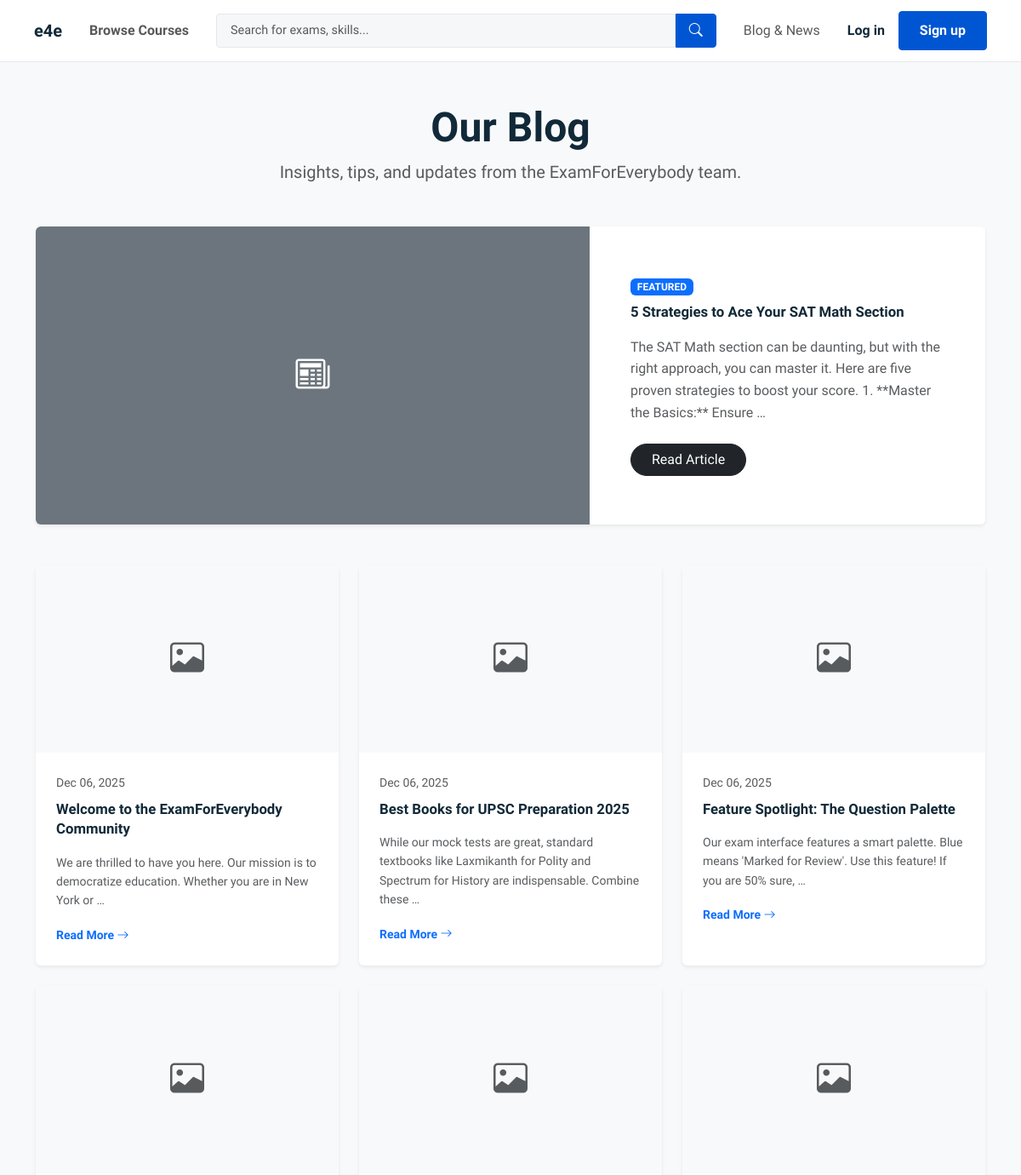
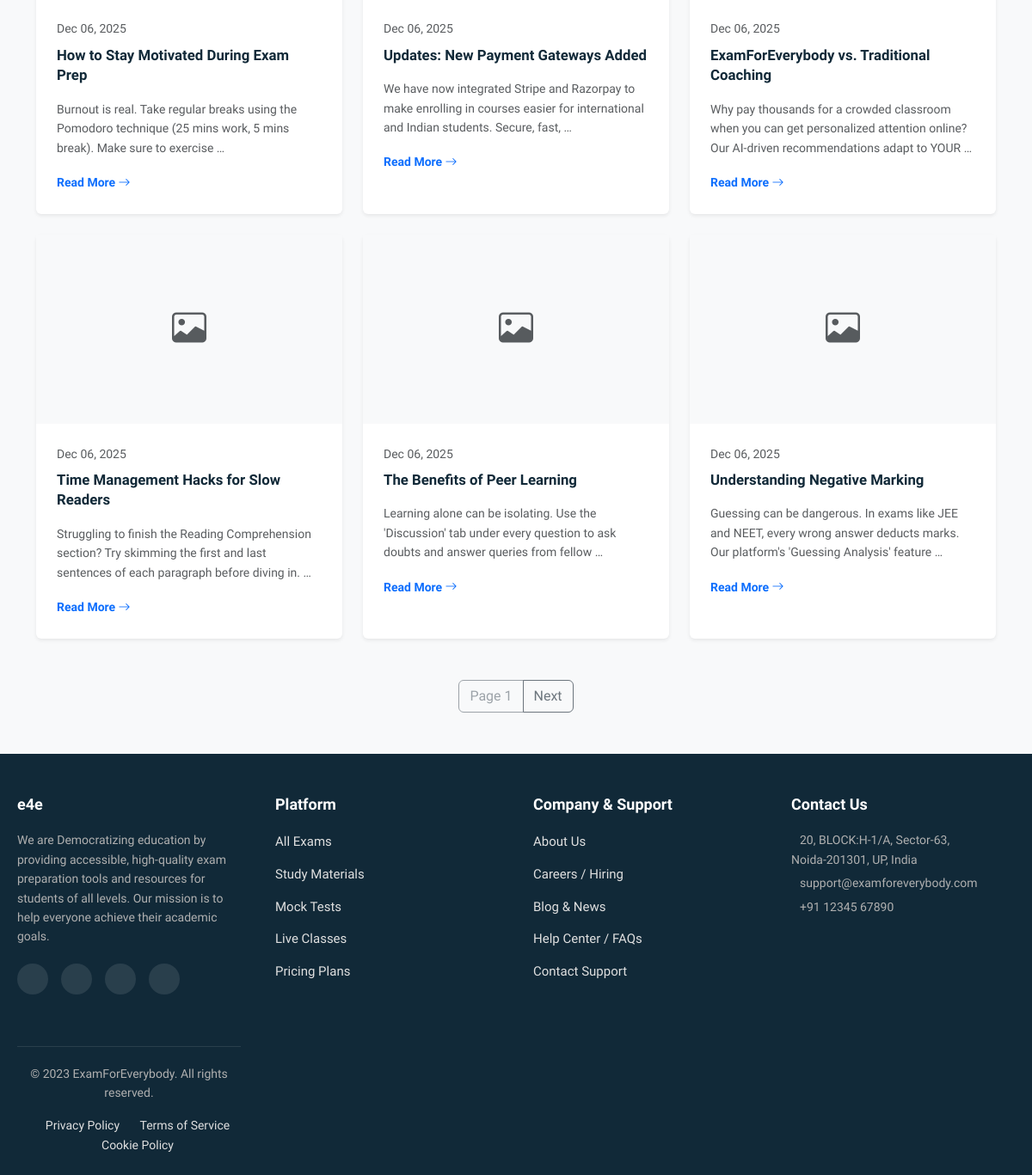
The page /blog/ on the database as committed earlier (2 pictures, top to bottom).
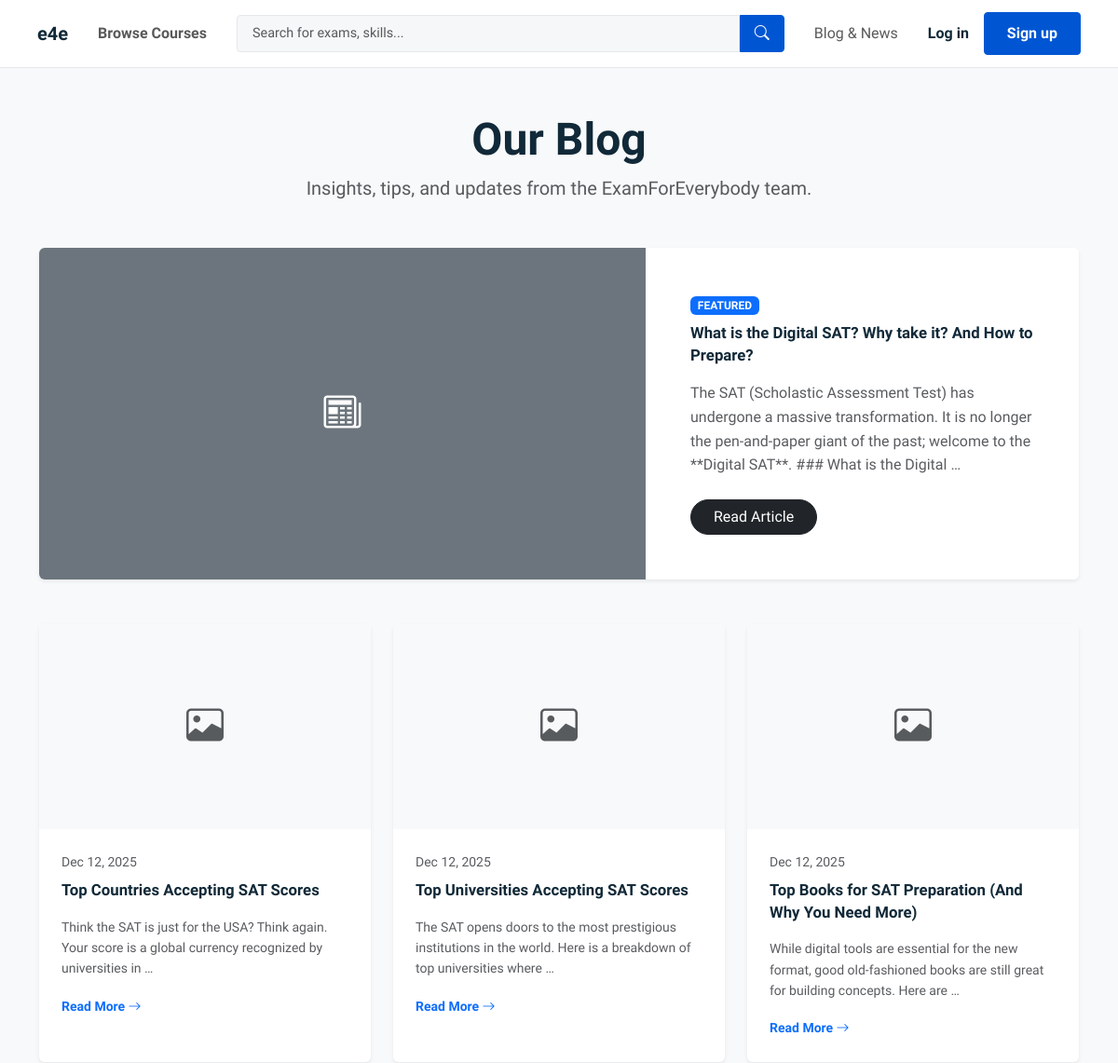
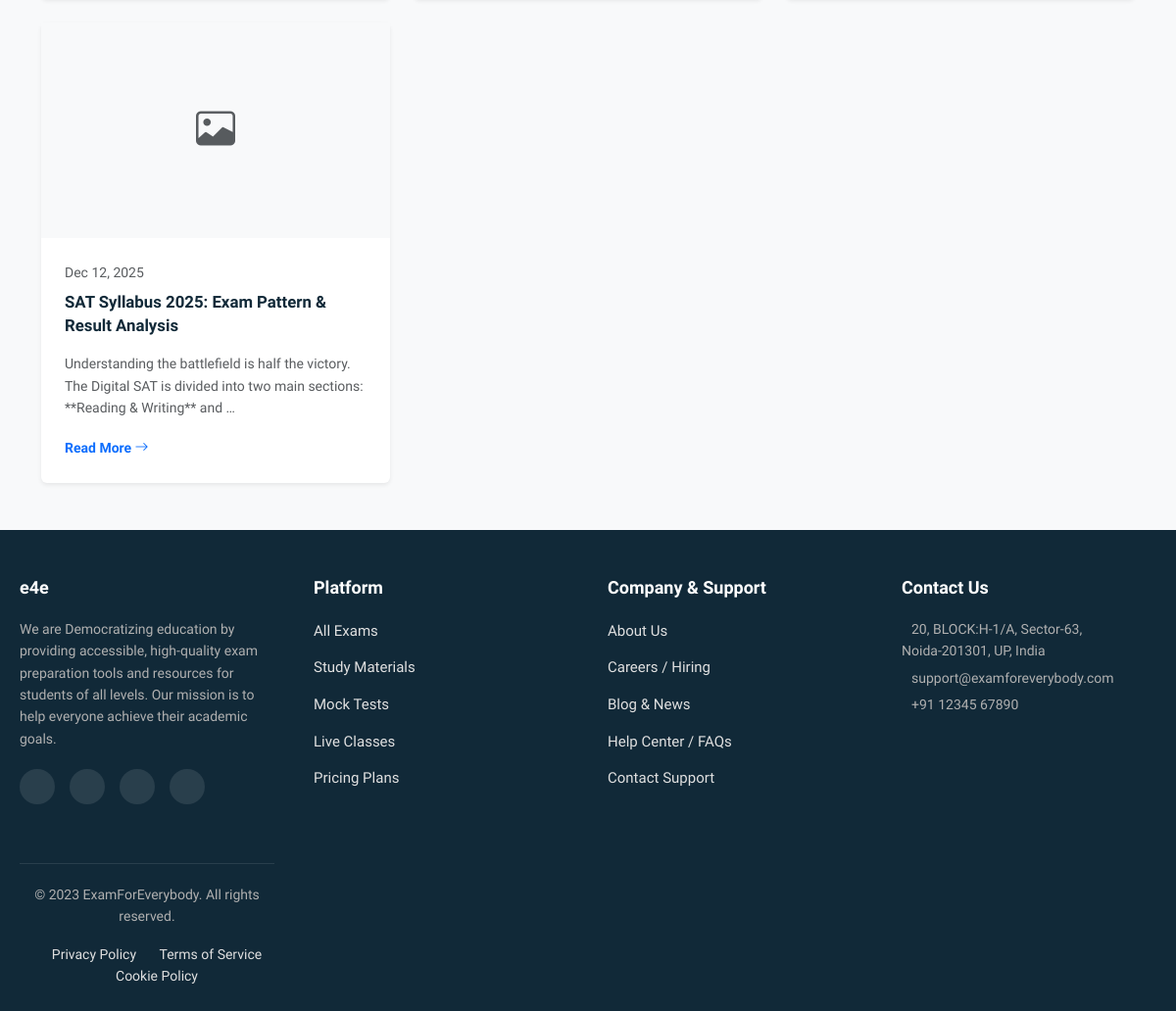
The same page on the database as committed later (2 pictures, top to bottom).
### blog/models.py (models this page shows, shortened)
class Post(models.Model):
    STATUS_CHOICES = (
        ('draft', 'Draft'),
        ('published', 'Published'),
    )
    title = models.CharField(max_length=250)
    slug = models.SlugField(max_length=250, unique=True)
    author = models.ForeignKey(settings.AUTH_USER_MODEL, on_delete=models.CASCADE)
    image = models.ImageField(upload_to='blog/images/', blank=True, null=True)
    content = models.TextField() # You can swap this for CKEditor later for rich text
    status = models.CharField(max_length=10, choices=STATUS_CHOICES, default='draft')
    is_featured = models.BooleanField(default=False)
    created_at = models.DateTimeField(auto_now_add=True)
    updated_at = models.DateTimeField(auto_now=True)
    class Meta:
        ordering = ('-created_at',)
    def get_absolute_url(self):
        return reverse('blog:post_detail', args=[self.slug])

### blog/views.py (the view)
# urls.py: path('', views.post_list, name='post_list'),
def post_list(request):
    posts = Post.objects.filter(status='published')
    featured_post = posts.filter(is_featured=True).first()
    if featured_post:
        posts = posts.exclude(id=featured_post.id)
    paginator = Paginator(posts, 9) # 9 posts per page
    page_number = request.GET.get('page')
    page_obj = paginator.get_page(page_number)
    return render(request, 'blog/post_list.html', {
        'page_obj': page_obj,
        'featured_post': featured_post
    })

### core/context_processors.py (called while the page is built)
def global_categories(request):
    return {
        'PAYMENTS_ACTIVE': settings.PAYMENTS_ACTIVE,
        'navbar_categories': Category.objects.filter(parent_category__isnull=True).prefetch_related('children')
    }

### templates/blog/post_list.html (shortened to what this page needs)
{% extends 'base.html' %}
{% load static %}
{% block content %}
<div class="bg-light py-5">
    <div class="container">
        <div class="text-center mb-5">
            <h1 class="fw-bold display-5">Our Blog</h1>
            <p class="text-muted lead">Insights, tips, and updates from the ExamForEverybody team.</p>
        </div>
        {% if featured_post %}
        <div class="card border-0 shadow-sm mb-5 overflow-hidden">
            <div class="row g-0">
                <div class="col-md-7 position-relative" style="min-height: 350px;">
                    {% if featured_post.image %}
                        <img src="{{ featured_post.image.url }}" class="w-100 h-100 object-fit-cover position-absolute">
                    {% else %}
                        <div class="w-100 h-100 bg-secondary d-flex align-items-center justify-content-center text-white">
                            <i class="bi bi-newspaper fs-1"></i>
                        </div>
                    {% endif %}
                </div>
                <div class="col-md-5 d-flex align-items-center bg-white">
                    <div class="card-body p-5">
                        <span class="badge bg-primary mb-2">FEATURED</span>
                        <h2 class="card-title fw-bold mb-3">{{ featured_post.title }}</h2>
                        <p class="card-text text-muted mb-4">{{ featured_post.content|striptags|truncatewords:30 }}</p>
                        <a href="{{ featured_post.get_absolute_url }}" class="btn btn-dark rounded-pill px-4">Read Article</a>
                    </div>
                </div>
            </div>
        </div>
        {% endif %}
        <div class="row g-4">
            {% for post in page_obj %}
            <div class="col-md-4">
                <div class="card h-100 border-0 shadow-sm hover-lift">
                    <a href="{{ post.get_absolute_url }}" class="text-decoration-none text-dark">
                        <div style="height: 220px; overflow: hidden;">
                            {% if post.image %}
                                <img src="{{ post.image.url }}" class="card-img-top h-100 object-fit-cover transition-scale">
                            {% else %}
                                <div class="bg-light h-100 d-flex align-items-center justify-content-center text-muted">
                                    <i class="bi bi-image fs-1"></i>
                                </div>
                            {% endif %}
                        </div>
                        <div class="card-body p-4">
                            <small class="text-muted mb-2 d-block">{{ post.created_at|date:"M d, Y" }}</small>
                            <h5 class="card-title fw-bold mb-3">{{ post.title }}</h5>
                            <p class="card-text text-muted small">{{ post.content|striptags|truncatewords:20 }}</p>
                            <span class="fw-bold text-primary small">Read More <i class="bi bi-arrow-right"></i></span>
                        </div>
                    </a>
                </div>
            </div>
            {% endfor %}
        </div>
        {% if page_obj.has_other_pages %}
            <div class="mt-5 text-center">
                <div class="btn-group">
                    <span class="btn btn-outline-secondary disabled">Page {{ page_obj.number }}</span>
                    {% if page_obj.has_next %}
                        <a href="?page={{ page_obj.next_page_number }}" class="btn btn-outline-secondary">Next</a>
                    {% endif %}
                </div>
            </div>
        {% endif %}
    </div>
</div>
{% endblock %}

### templates/base.html (shortened to what this page needs)
{% load static %}
{% load i18n %}
<!DOCTYPE html>
<html lang="{{ LANGUAGE_CODE }}">
<head>
    <link href="https://cdn.jsdelivr.net/npm/bootstrap@5.3.0/dist/css/bootstrap.min.css" rel="stylesheet">
    <link rel="stylesheet" href="https://cdn.jsdelivr.net/npm/bootstrap-icons@1.10.5/font/bootstrap-icons.css">
    <link rel="stylesheet" href="{% static 'css/style.css' %}">
</head>
<body class="d-flex flex-column min-vh-100">
    <nav class="navbar navbar-expand-lg navbar-light bg-white sticky-top">
        <div class="container-fluid px-4">
            <a class="navbar-brand d-flex align-items-center p-0 me-4" href="{% url 'home' %}">
                 <text x="70" y="40" font-family="Arial, sans-serif" font-size="24" font-weight="bold" fill="#0056D2">e4e</text> </svg>
            </a>
            <div class="collapse navbar-collapse" id="mainNav">
               <ul class="navbar-nav ms-auto mb-2 mb-lg-0">
    <li class="nav-item">
        <a class="nav-link fw-semibold" href="{% url 'explore' %}">Browse Courses</a>
    </li>
</ul>
                <form class="d-flex flex-grow-1 mx-lg-4 my-2 my-lg-0 position-relative" action="{% url 'search' %}" method="get">
    <input class="form-control search-input w-100" type="search" name="q" placeholder="Search for exams, skills..." required>
    <button class="btn-search" type="submit">
        <i class="bi bi-search"></i>
    </button>
</form>
                <ul class="navbar-nav ms-auto align-items-center">
                    <li><a class="nav-link" href="{% url 'blog:post_list' %}">Blog & News</a></li>
                    {% if user.is_authenticated %}
                        <li class="nav-item me-3">
                            <a href="{% url 'home' %}" class="nav-link" style="color: var(--brand-dark);">{% trans "My Learning" %}</a>
                        </li>
                        <li class="nav-item dropdown">
                            <a class="nav-link" href="#" data-bs-toggle="dropdown">
                                <div class="avatar-circle bg-primary text-white rounded-circle d-flex align-items-center justify-content-center" style="width: 32px; height: 32px;">
                                    {{ user.first_name|first|upper }}{{ user.last_name|first|upper }}
                                </div>
                            </a>
                            <ul class="dropdown-menu dropdown-menu-end shadow-sm border-0 mt-2">
                <li><div class="dropdown-header text-muted small">Account</div></li>
                <li><a class="dropdown-item" href="{% url 'profile' %}"><i class="bi bi-person me-2"></i>My Profile</a></li>
                <li><a class="dropdown-item" href="{% url 'order_history' %}"><i class="bi bi-receipt me-2"></i>Order History</a></li>
                <li><hr class="dropdown-divider"></li>
                <li>
                    <form method="post" action="{% url 'logout' %}">
                        {% csrf_token %}
                        <button type="submit" class="dropdown-item text-danger"><i class="bi bi-box-arrow-right me-2"></i>Log Out</button>
                    </form>
                </li>
            </ul>
                        </li>
                    {% else %}
                       <li class="nav-item me-2">
        <a href="{% url 'login' %}" class="nav-link fw-semibold" style="color: var(--brand-dark);">{% trans "Log in" %}</a>
    </li>
    <li class="nav-item">
        <a href="{% url 'student_signup' %}" class="btn btn-primary-ud">{% trans "Sign up" %}</a>
    </li>
                    {% endif %}
                </ul>
            </div>
        </div>
    </nav>
    <main class="flex-grow-1">
        {% block content %}{% endblock %}
    </main>
<footer class="site-footer">
  <div class="footer-container">
    <div class="footer-col">
      <h3>e4e</h3>
      <p class="footer-about-text">
        We are Democratizing education by providing accessible, high-quality exam preparation tools and resources for students of all levels. Our mission is to help everyone achieve their academic goals.
      </p>
      <div class="social-icons">
        <a href="#"></a>
        <a href="#"></a>
        <a href="#"></a>
        <a href="#"></a>
      </div>
    </div>
    <div class="footer-col">
      <h3>Platform</h3>
      <ul class="footer-links">
        <li><a href="#">All Exams</a></li>
        <li><a href="#">Study Materials</a></li>
        <li><a href="#">Mock Tests</a></li>
        <li><a href="#">Live Classes</a></li>
        <li><a href="#">Pricing Plans</a></li>
      </ul>
    </div>
    <div class="footer-col">
      <h3>Company & Support</h3>
      <ul class="footer-links">
        <li><a href="#">About Us</a></li>
        <li><a href="#">Careers / Hiring</a></li>
        <li><a href="{% url 'blog:post_list' %}">Blog & News</a></li>
        <li><a href="#">Help Center / FAQs</a></li>
        <li><a href="#">Contact Support</a></li>
      </ul>
    </div>
    <div class="footer-col">
      <h3>Contact Us</h3>
      <address class="footer-address">
        <p>
           20, BLOCK:H-1/A, Sector-63,<br>
           Noida-201301, UP, India
        </p>
        <p> support@examforeverybody.com</p>
        <p> +91 12345 67890</p>
      </address>
    </div>
  </div>
  <div class="footer-container">
      <div class="footer-bottom">
        <p>&copy; 2023 ExamForEverybody. All rights reserved.</p>
        <div class="footer-bottom-links">
            <a href="#">Privacy Policy</a>
            <a href="#">Terms of Service</a>
            <a href="#">Cookie Policy</a>
        </div>
      </div>
  </div>
</footer>
</body>
</html>

### static/css/style.css (style rules this page uses)
:root { --brand-dark: #112938; --brand-primary: #0056D2; --brand-bg-light: #F5F7F8; --brand-border: #e5e7eb; --text-main: #1F1F1F; --text-secondary: #636363; --font-stack: 'Source Sans Pro', sans-serif; --shadow-soft: 0 4px 12px rgba(17, 41, 56, 0.08); --shadow-hover: 0 8px 24px rgba(17, 41, 56, 0.12); }
body { font-family: var(--font-stack); color: var(--text-main); background-color: #fff; line-height: 1.6; -webkit-font-smoothing: antialiased; }
h1, h2, h3, h4, .navbar-brand { font-family: var(--font-stack); font-weight: 700; color: var(--brand-dark); }
.navbar { background-color: #fff; border-bottom: 1px solid var(--brand-border); padding: 0.8rem 1rem; box-shadow: none; }
.navbar .search-input { border: 1px solid var(--brand-border); background-color: var(--brand-bg-light); border-radius: 4px 0 0 4px; padding: 0.5rem 1rem; font-size: 0.9rem; }
.btn-search { background-color: var(--brand-primary); color: #fff; border: 1px solid var(--brand-primary); border-radius: 0 4px 4px 0; padding: 0 15px; display: flex; align-items: center; justify-content: center; transition: background-color 0.2s; }
.btn-primary-ud { background-color: var(--brand-primary); border: 1px solid var(--brand-primary); color: #fff; font-weight: 700; padding: 10px 24px; border-radius: 4px; transition: all 0.2s ease-in-out; }
.card-body { padding: 1.2rem; }
.card-title { font-size: 1.05rem; font-weight: 700; color: var(--brand-dark); margin-bottom: 0.5rem; line-height: 1.4; display: -webkit-box; -webkit-line-clamp: 2; -webkit-box-orient: vertical; overflow: hidden; }
footer { background-color: var(--brand-dark) !important; color: #fff !important; padding-top: 3rem; padding-bottom: 1.5rem; }
footer a { color: #e0e0e0 !important; text-decoration: none; transition: color 0.2s; }
footer p, footer li, footer span { color: #b0b0b0 !important; }
.footer-container { max-width: 1200px; margin: 0 auto; padding: 0 20px; display: grid; grid-template-columns: repeat(4, 1fr); gap: 40px; }
.footer-col h3 { color: #ffffff; font-size: 18px; margin-bottom: 20px; font-weight: 600; }
.footer-about-text { font-size: 14px; margin-bottom: 20px; }
.footer-links { list-style: none; padding: 0; margin: 0; }
.footer-links li { margin-bottom: 12px; }
.footer-links a { color: #b3b3b3; text-decoration: none; transition: color 0.3s ease; font-size: 15px; }
.footer-address { font-style: normal; font-size: 14px; }
.footer-address p { margin: 5px 0; }
.social-icons { display: flex; gap: 15px; margin-top: 20px; }
.social-icons a { display: inline-flex; align-items: center; justify-content: center; width: 36px; height: 36px; background-color: rgba(255,255,255,0.1); color: #ffffff; border-radius: 50%; text-decoration: none; transition: all 0.3s ease; }
.footer-bottom { margin-top: 60px; padding-top: 20px; border-top: 1px solid rgba(255,255,255,0.1); text-align: center; font-size: 14px; display: flex; justify-content: space-between; flex-wrap: wrap; }
.footer-bottom-links a { color: #b3b3b3; text-decoration: none; margin-left: 20px; }

### templates/blog/post_list.html (style rules this page uses)
.hover-lift { transition: transform 0.2s; }

Rows that differ between the two databases and show on the page:
removed Post: title "5 Strategies to Ace Your SAT Math Section", content "The SAT Math section can be daunting, but with the right approach, you can master it. Here are five proven strategies to boost your score. 1. **Master the Basics:** Ensure …"
removed Post: created_at "Dec 06, 2025", title "Welcome to the ExamForEverybody Community", content "We are thrilled to have you here. Our mission is to democratize education. Whether you are in New York or …"
removed Post: created_at "Dec 06, 2025", title "Best Books for UPSC Preparation 2025", content "While our mock tests are great, standard textbooks like Laxmikanth for Polity and Spectrum for History are indispensable. Combine these …"
removed Post: created_at "Dec 06, 2025", title "Feature Spotlight: The Question Palette", content "Our exam interface features a smart palette. Blue means 'Marked for Review'. Use this feature! If you are 50% sure, …"
removed Post: created_at "Dec 06, 2025", title "How to Stay Motivated During Exam Prep", content "Burnout is real. Take regular breaks using the Pomodoro technique (25 mins work, 5 mins break). Make sure to exercise …"
removed Post: created_at "Dec 06, 2025", title "Updates: New Payment Gateways Added", content "We have now integrated Stripe and Razorpay to make enrolling in courses easier for international and Indian students. Secure, fast, …"
removed Post: created_at "Dec 06, 2025", title "ExamForEverybody vs. Traditional Coaching", content "Why pay thousands for a crowded classroom when you can get personalized attention online? Our AI-driven recommendations adapt to YOUR …"
removed Post: created_at "Dec 06, 2025", title "Time Management Hacks for Slow Readers", content "Struggling to finish the Reading Comprehension section? Try skimming the first and last sentences of each paragraph before diving in. …"
removed Post: created_at "Dec 06, 2025", title "The Benefits of Peer Learning", content "Learning alone can be isolating. Use the 'Discussion' tab under every question to ask doubts and answer queries from fellow …"
removed Post: created_at "Dec 06, 2025", title "Understanding Negative Marking", content "Guessing can be dangerous. In exams like JEE and NEET, every wrong answer deducts marks. Our platform's 'Guessing Analysis' feature …"
added Post: title "What is the Digital SAT? Why take it? And How to Prepare?", content "The SAT (Scholastic Assessment Test) has undergone a massive transformation. It is no longer the pen-and-paper giant of the past; welcome to the **Digital SAT**. ### What is the Digital …"
added Post: created_at "Dec 12, 2025", title "Top Countries Accepting SAT Scores", content "Think the SAT is just for the USA? Think again. Your score is a global currency recognized by universities in …"
added Post: created_at "Dec 12, 2025", title "Top Universities Accepting SAT Scores", content "The SAT opens doors to the most prestigious institutions in the world. Here is a breakdown of top universities where …"
added Post: created_at "Dec 12, 2025", title "Top Books for SAT Preparation (And Why You Need More)", content "While digital tools are essential for the new format, good old-fashioned books are still great for building concepts. Here are …"
added Post: created_at "Dec 12, 2025", title "SAT Syllabus 2025: Exam Pattern & Result Analysis", content "Understanding the battlefield is half the victory. The Digital SAT is divided into two main sections: **Reading & Writing** and …"
Other text that changed with them:
{{ page_obj.number }}: "1" → (not shown)
text no longer shown: "Page Next"
